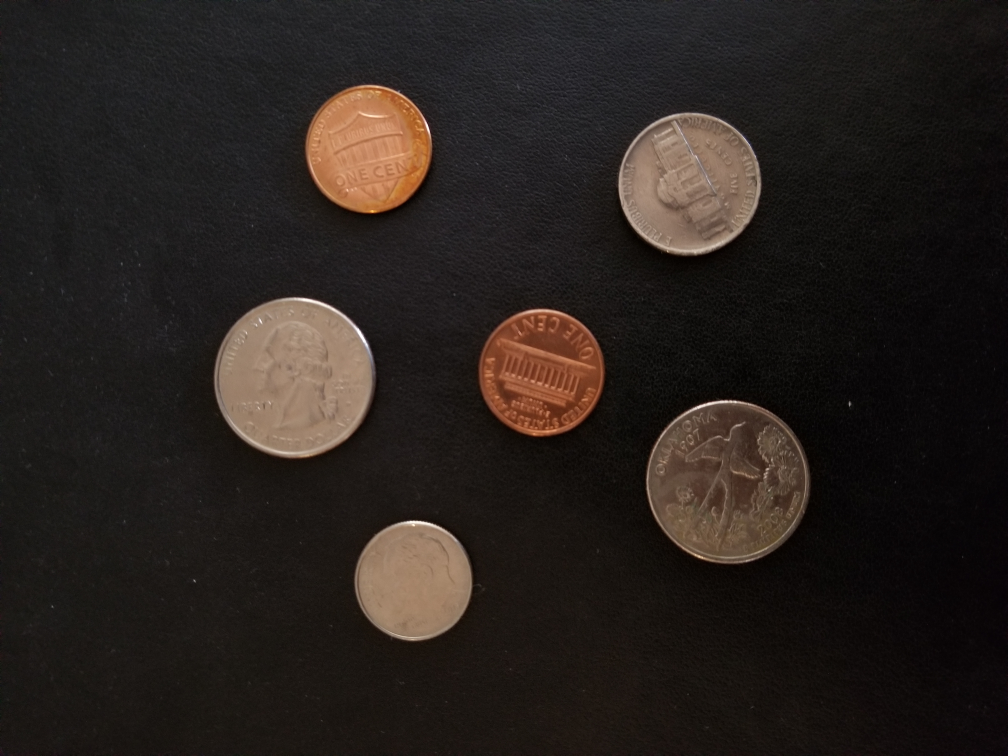
%> input picture coins.jpg, 4032 x 3024 px (shown at 1/4 size)
$ octave Change_Counter.m   (GNU Octave 9; MATLAB toolbox functions it lacks are replaced by stand-ins)
%> lines starting %> are read from the running program, lines starting %| are printed output that depends on the picture; in (x1, y1, x2, y2) boxes, pixels count from 0 and x2, y2 are one past the last pixel; in counts of white or black regions, pixels touching at a corner belong together; the program's own positions count from 1
%%% CHANGE COUNTER
%{
This MATLAB script takes in an image of coins on a
black background and outputs the total amount of change

Jairo Huaylinos, 1/23/20
%}

%%% Import image and convert to grayscale
clc;
clear all;
close all;
coins = imread('coins.jpg');
figure(1);
imshow(coins), title 'RGB image';
coinsgray = rgb2gray(coins);
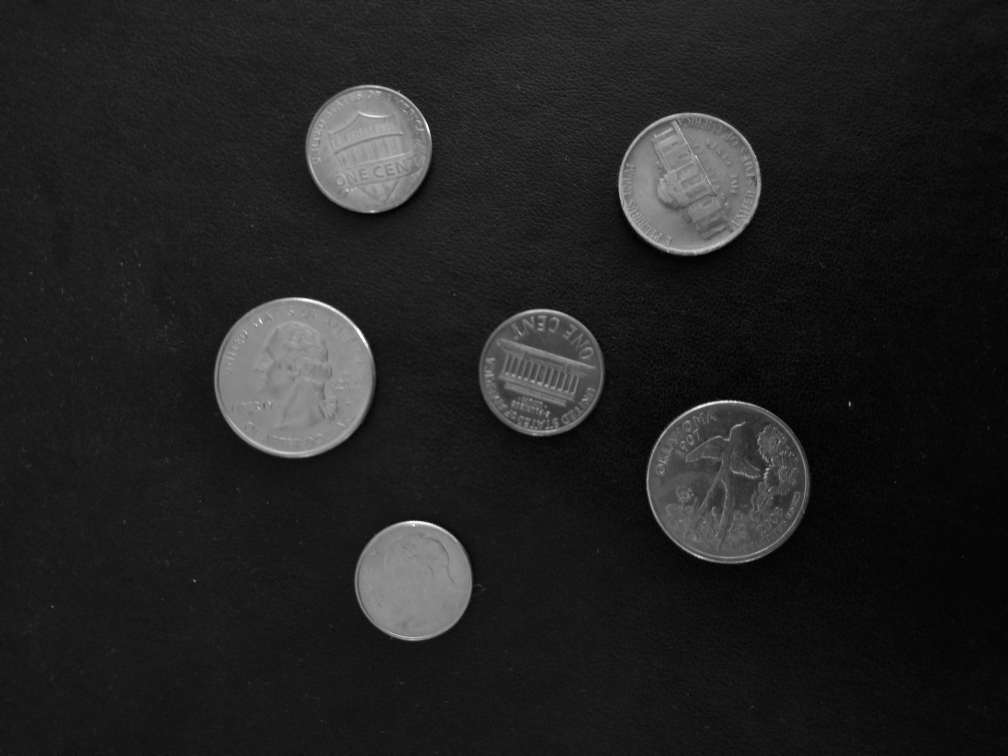
%> coinsgray: size 3024x4032 uint8 (shown at 1/4 size); min 0, max 254, mean 34.9
coinsgray = imadjust(coinsgray);
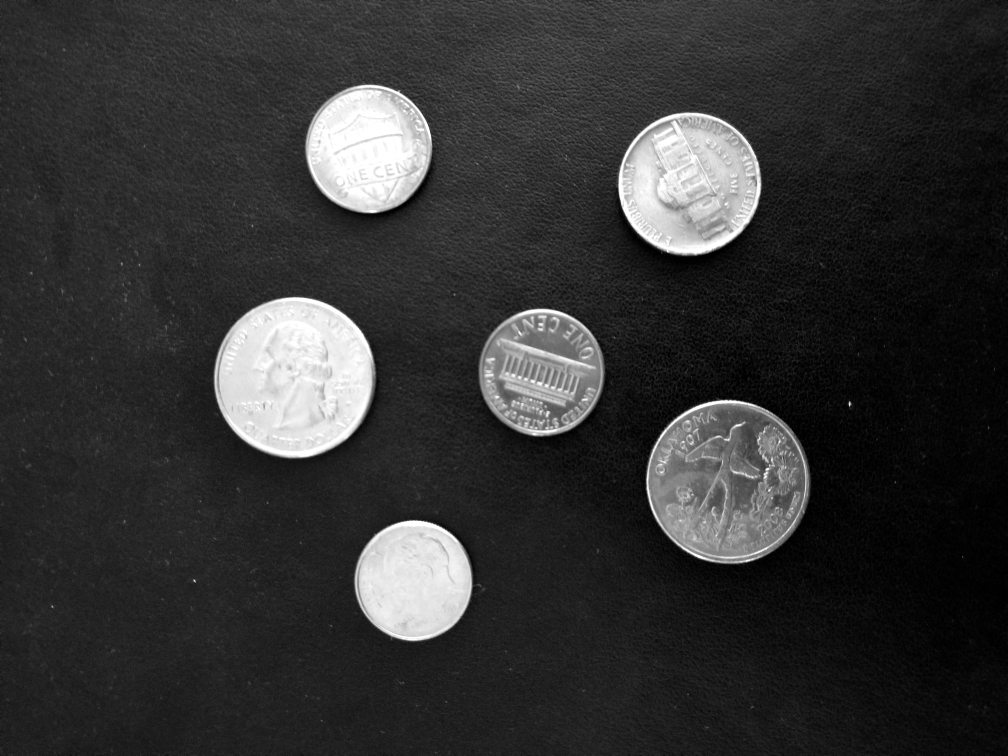
%> coinsgray: size 3024x4032 uint8 (shown at 1/4 size); min 0, max 255, mean 51.6
figure(2);
imshow(coinsgray), title 'Grayscale image';

%%% Convert to B&W and fill in holes
coinsbw = im2bw(coinsgray);
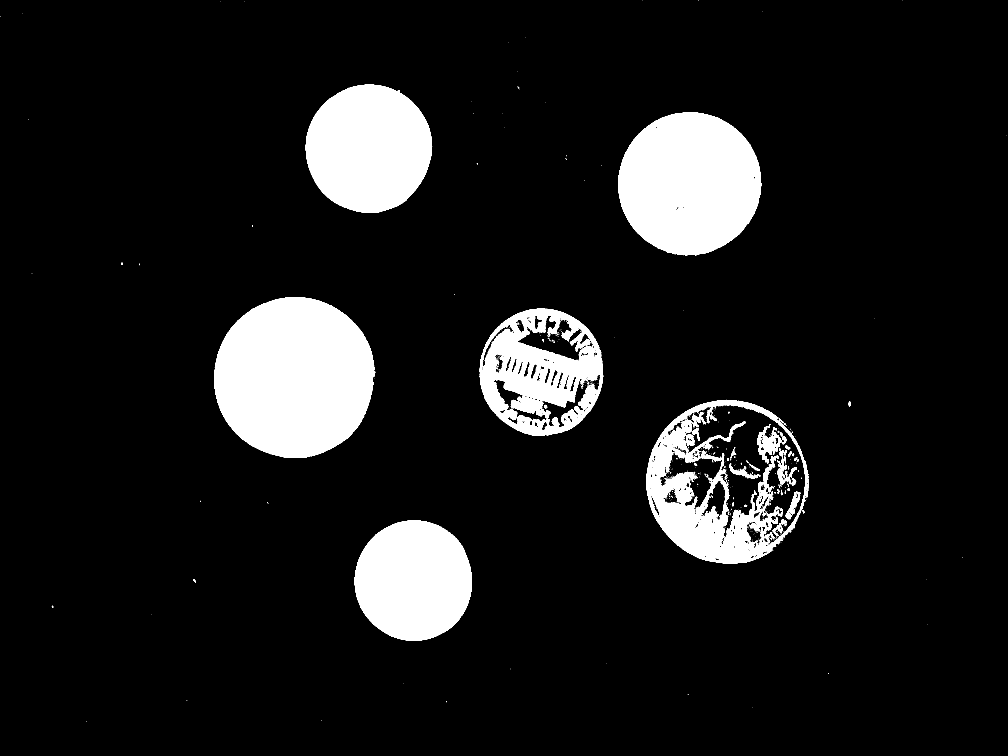
%> coinsbw: size 3024x4032 logical (shown at 1/4 size); 10.2% white; 1153 white regions (1071 under 20 px), largest, box (x1, y1, x2, y2) and area: (856, 1188, 1501, 1832) 323765, (2473, 449, 3045, 1021) 254397, (1222, 339, 1729, 852) 202086
figure(3);
imshow(coinsbw), title 'B&W Render';
bwfill = imfill(coinsbw, 'holes');
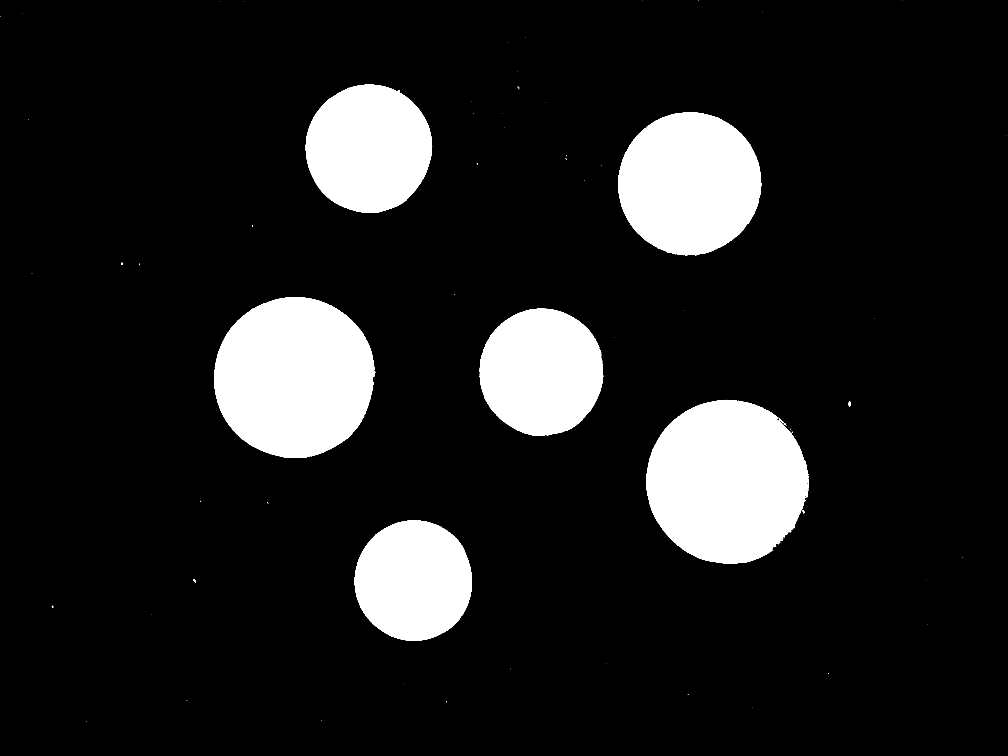
%> bwfill: size 3024x4032 logical (shown at 1/4 size); 12.2% white; 117 white regions (105 under 20 px), largest, box (x1, y1, x2, y2) and area: (2585, 1599, 3235, 2254) 328746, (856, 1188, 1501, 1832) 323787, (2473, 449, 3045, 1021) 255300
figure(4);
imshow(bwfill), title 'Fill Holes';

%%% Filter the image
bwclean = bwareaopen(bwfill, 300);
%> bwclean: size 3024x4032 logical; 12.2% white; 6 white regions, box (x1, y1, x2, y2) and area: (2585, 1599, 3235, 2254) 328746, (856, 1188, 1501, 1832) 323787, (2473, 449, 3045, 1021) 255300, (1222, 339, 1729, 852) 202093, (1919, 1235, 2413, 1744) 196849, (1418, 2081, 1888, 2564) 177400
se = strel('disk', 20);
bwclean = imclose(bwclean, se);
%> bwclean: size 3024x4032 logical; 12.2% white; 6 white regions, box (x1, y1, x2, y2) and area: (2585, 1599, 3235, 2254) 329894, (856, 1188, 1501, 1832) 324152, (2473, 449, 3045, 1021) 255576, (1222, 339, 1729, 852) 202314, (1919, 1235, 2413, 1744) 197257, (1418, 2081, 1888, 2564) 177601
bwclean = imfill(bwclean, 'holes');
figure(5);
imshow(bwclean), title 'Filter noise';


%%% Counting the number of coins and the computing their diameters
change = 0.0;

labeled = bwlabel(bwclean);
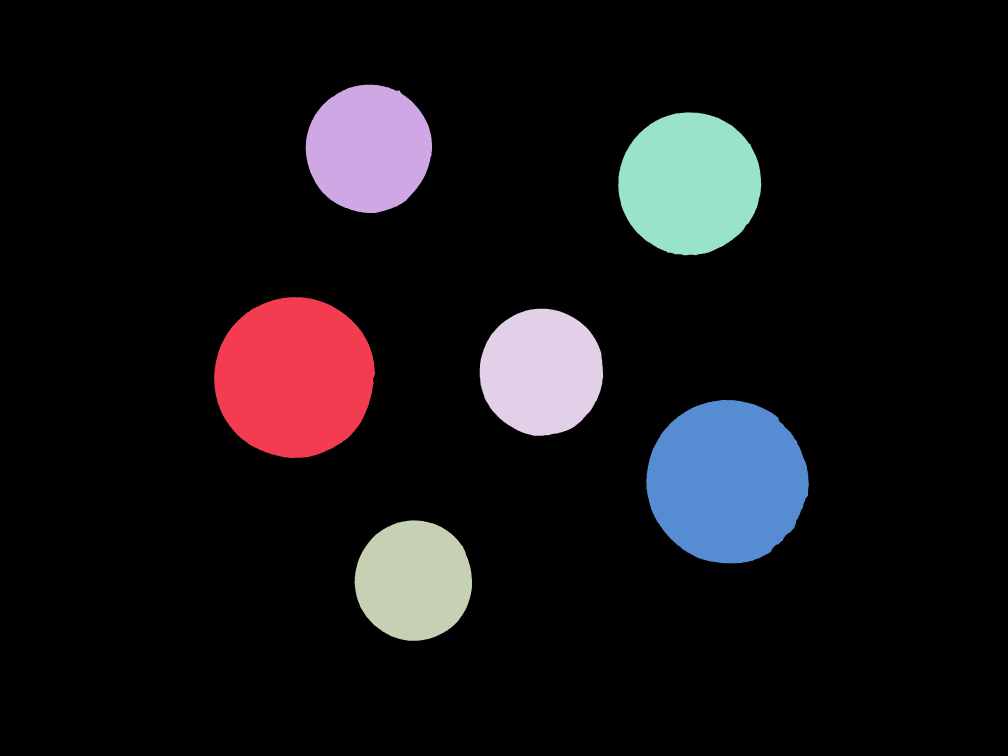
%> labeled: size 3024x4032 double (shown at 1/4 size); 7 distinct labels, from 0 to 6; one colour per label, 0 black
n = max(max(labeled));
%> n = 6
for i=1:n
    pixel_area = sum(labeled(:) == i);
    if(pixel_area >= 320000 && pixel_area <= 330000) change = change + 0.25;
    elseif(pixel_area >= 190000 && pixel_area <= 210000) change = change + 0.01;
    elseif(pixel_area >= 170000 && pixel_area <= 180000) change = change + 0.10;
    elseif(pixel_area >= 240000 && pixel_area <= 260000) change = change + 0.05;
    end
end
%> this loop made 6 passes
%> (pixel_area, change) on passes 1 to 6: (324152, 0.25), (202314, 0.26), (177601, 0.36), (197257, 0.37), (255576, 0.42), (329894, 0.67)

msgbox(sprintf("You have $%.2f", change), 'Total Change', 'custom', coins);
